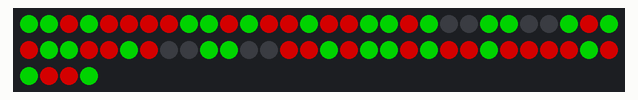
Recording of a program running on a simulated Raspberry Pi Pico running MicroPython. On the bench: 64 RGB LEDs in strip order, left to right, continuing on the next row. Dim RGB values are drawn brighter than linear; random numbers come from a fixed seed.

Above: at 0.1 s.
At 2.0 s:
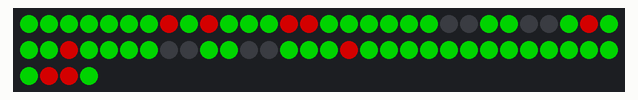
At 3.0 s:
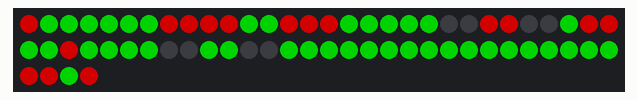
At 4.0 s:
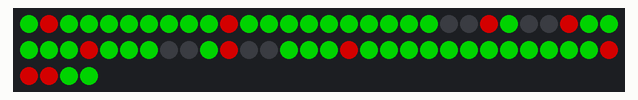
At 5.0 s:
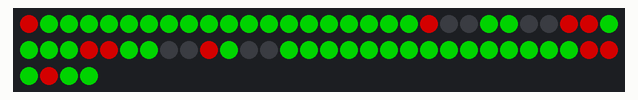
At 13.8 s:
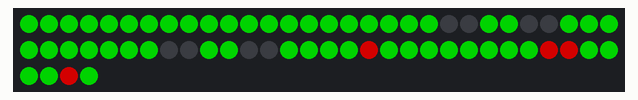

Measured:
- what the display in image 1 shows lasts 1.0 s, from 2.0 s to 3.0 s

The program:

cube_life.py
```python
# Conway's Life displayed on a 4tronix CUBE:BIT LED cube driven
# by a Raspberry Pi Pico.

import time

import conway
import cube_bit

# The Life array for the CUBE:BIT Led Cube.
surface_world = conway.make_world(56)

def display_on_surface(world):

    live = (255,0,0)
    dead = (0,255,0)

    for k in range(len(world)):
        pixel_colour = dead
        if world[k] == conway.live:
            pixel_colour = live

        cube_bit.set_pixel(cube_bit.surface_leds[k], pixel_colour)

    cube_bit.write_pixels()

def surface_neighbour_of(cell, neighbour):
    led = cube_bit.surface_neighbourhoods[cell][neighbour]
    return cube_bit.surface_leds.index(led)


while True:
    display_on_surface(surface_world)
    surface_world = conway.next_generation(surface_world, surface_neighbour_of)

    time.sleep(0.95)
    
```

conway.py
```python
# Python implementation of Conway's Life
# https://en.wikipedia.org/wiki/Conway%27s_Game_of_Life

# A matrix of cells, which contain a running instance
# of Conway's Life.
#
# The neighbourhood (n) around a cell (c) is consulted to
# see if the cell should maintain or change state
#
#  nnn
#  ncn
#  nnn

import random

live = 1
dead = 0


def random_state():
    if random.randrange(2) == 0:
        return dead
    else:
        return live


def make_world(size):
    return [random_state() for _ in range(size)]


def neighbour_weight(world, cell, neighbour_of):
    count = 0
    for i in range(8):
        world_offset = neighbour_of(cell, i)
        count += world[world_offset]

    return count


def next_state(state, alive_neighbours):
    new_state = dead

    if state == live and (alive_neighbours == 2 or alive_neighbours == 3):
        new_state = live
    elif state == dead and alive_neighbours == 3:
        new_state = live

    return new_state


def next_generation(world, neighbour_of):
    next_gen = []
    for cell in range(len(world)):
        nw = neighbour_weight(world, cell, neighbour_of)
        next_gen.append(next_state(world[cell], nw))

    return next_gen
```

cube_bit.py
```python
# The CUBE:BIT LED Cube is a string of 'neopixels' (serial multi-colour
# LEDs) that are arranged off of pin 0 of the Pico:ed connector.

import neopixel, machine

max_brightness = 127

# CUBE:BIT has GRB Leds, on an 800MHz capable bus.
cube_display_pixels = neopixel.NeoPixel(machine.Pin(18), 64, 3, 1)


# the leds that are on the surface of the cube.
surface_leds = [  0,  1,  2,  3,  4,  5,  6,  7,
               8,  9, 10, 11, 12, 13, 14, 15,
              16, 17, 18, 19, 20,         23,
              24,         27, 28, 29, 30, 31,
              32, 33, 34, 35, 36,         39,
              40,         43, 44, 45, 46, 47,
              48, 49, 50, 51, 52, 53, 54, 55,
              56, 57, 58, 59, 60, 61, 62, 63]


# a topological map of the neighbours for each surface led.
surface_neighbourhoods = [ [  7,  6,  1,  7,  1, 29, 28, 27 ],  # Led: 0 (corner)
                   [  7,  6,  5,  0,  2, 28, 27, 20 ],
                   [  6,  5,  4,  1,  3, 27, 20, 19 ],
                   [  2,  5,  4,  2,  4, 20, 19, 18 ],  # Led: 3 (corner)
                   [  2,  5, 10,  3, 11, 19, 18, 17 ],
                   [  1,  6,  9,  2, 10,  3,  4, 11 ],
                   [  0,  7,  8,  1,  9,  2,  5, 10 ],
                   [ 28, 29, 30,  0,  8,  1,  6,  9 ],  # Led: 7
                   [  6,  9, 14,  7, 15, 29, 30, 31 ],
                   [  7,  8, 15,  6, 14,  5, 10, 13 ],
                   [  6,  9, 14,  5, 13,  4, 11, 12 ],
                   [  5, 10, 13,  4, 12, 18, 17, 16 ],
                   [ 11, 10, 13, 11, 13, 17, 16, 23 ],  # Led: 12 (corner)
                   [  9, 14, 24, 10, 23, 11, 12, 16 ],
                   [  8, 15, 31,  9, 24, 10, 13, 23 ],
                   [  8,  9, 14,  8, 14, 30, 31, 24 ],  # Led: 15 (corner)
                   [ 11, 12, 13, 17, 23, 43, 44, 45 ],
                   [  4, 11, 12, 18, 16, 36, 43, 44 ],
                   [  3,  4, 11, 19, 17, 35, 36, 43 ],
                   [  2,  3,  4, 20, 18, 34, 35, 36 ],
                   [  1,  2,  3, 27, 19, 33, 34, 35 ],


                   [ 14, 13, 12, 24, 16, 46, 45, 44 ], # Led: 23
                   [ 15, 14, 13, 31, 23, 47, 46, 45 ],


                   [  0,  1,  2, 28, 20, 32, 33, 34 ],
                   [  7,  0,  1, 29, 27, 39, 32, 33 ],
                   [  8,  7,  0, 30, 28, 40, 39, 32 ],
                   [ 15,  8,  7, 31, 29, 47, 40, 39 ],
                   [ 14, 15,  8, 24, 30, 46, 47, 40 ],  # Led: 31
                   [ 29, 28, 27, 39, 33, 61, 60, 59 ],
                   [ 28, 27, 20, 32, 34, 60, 59, 52 ],
                   [ 27, 20, 19, 33, 35, 59, 52, 51 ],
                   [ 20, 19, 18, 34, 36, 52, 51, 50 ],
                   [ 49, 50, 51, 43, 35, 17, 18, 19 ],


                   [ 30, 29, 28, 40, 32, 62, 61, 60 ],  # Led: 39
                   [ 29, 30, 31, 47, 39, 63, 62, 61 ],


                   [ 48, 49, 50, 44, 36, 16, 17, 18 ],
                   [ 55, 48, 49, 45, 43, 23, 16, 17 ],
                   [ 24, 23, 16, 46, 44, 56, 55, 48 ],
                   [ 31, 24, 23, 47, 45, 63, 56, 55 ],
                   [ 30, 31, 24, 40, 46, 62, 63, 56 ],  # Led: 47
                   [ 45, 44, 43, 55, 49, 55, 54, 49 ],  # Led: 48 (corner)
                   [ 55, 48, 44, 54, 43, 53, 50, 36 ],
                   [ 54, 49, 43, 53, 36, 52, 51, 35 ],
                   [ 36, 35, 34, 50, 52, 50, 53, 52 ],  # Led: 51 (corner)
                   [ 58, 53, 50, 59, 51, 33, 34, 35 ],
                   [ 57, 54, 49, 58, 50, 59, 52, 51 ],
                   [ 56, 55, 48, 57, 49, 58, 53, 50 ],
                   [ 46, 45, 44, 56, 48, 57, 54, 49 ],  # Led: 55
                   [ 47, 46, 45, 63, 55, 62, 57, 54 ],
                   [ 63, 56, 55, 62, 54, 61, 58, 53 ],
                   [ 62, 57, 54, 61, 53, 60, 59, 52 ],
                   [ 61, 58, 53, 60, 52, 32, 33, 34 ],
                   [ 39, 32, 33, 61, 59, 61, 58, 59 ],  # Led: 60 (corner)
                   [ 40, 39, 32, 62, 60, 57, 58, 59 ],
                   [ 47, 40, 39, 63, 61, 56, 57, 58 ],
                   [ 40, 47, 46, 62, 56, 62, 57, 56 ] ] # Led: 63 (corner)


def clamp_brightness(channel):
    if (max_brightness < 255):
        divider = 256 // (max_brightness + 1)
        return channel // divider
    else:
        return channel


def set_pixel(k, colour):
    r, g, b = colour
    clamped = (clamp_brightness(r), clamp_brightness(g), clamp_brightness(b))

    cube_display_pixels[k] = clamped


def write_pixels():
    cube_display_pixels.write()
```
